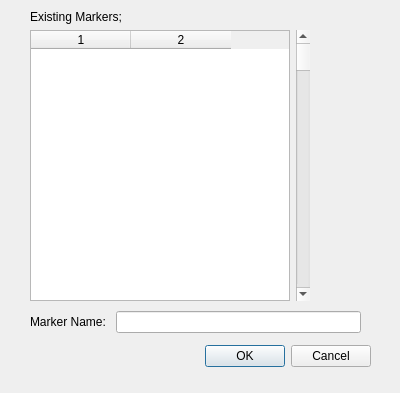
<?xml version="1.0" encoding="UTF-8"?>
<ui version="4.0">
 <class>MarkerDialog</class>
 <widget class="QDialog" name="MarkerDialog">
  <property name="geometry">
   <rect>
    <x>0</x>
    <y>0</y>
    <width>400</width>
    <height>393</height>
   </rect>
  </property>
  <property name="windowTitle">
   <string>Dialog</string>
  </property>
  <widget class="QDialogButtonBox" name="pMarkerDialogButtonBox">
   <property name="geometry">
    <rect>
     <x>30</x>
     <y>340</y>
     <width>341</width>
     <height>32</height>
    </rect>
   </property>
   <property name="orientation">
    <enum>Qt::Horizontal</enum>
   </property>
   <property name="standardButtons">
    <set>QDialogButtonBox::Cancel|QDialogButtonBox::Ok</set>
   </property>
  </widget>
  <widget class="QWidget" name="">
   <property name="geometry">
    <rect>
     <x>30</x>
     <y>310</y>
     <width>331</width>
     <height>24</height>
    </rect>
   </property>
   <layout class="QHBoxLayout" name="horizontalLayout">
    <item>
     <widget class="QLabel" name="label">
      <property name="text">
       <string>Marker Name: </string>
      </property>
     </widget>
    </item>
    <item>
     <widget class="QLineEdit" name="lineEdit"/>
    </item>
   </layout>
  </widget>
  <widget class="QWidget" name="">
   <property name="geometry">
    <rect>
     <x>30</x>
     <y>10</y>
     <width>280</width>
     <height>291</height>
    </rect>
   </property>
   <layout class="QVBoxLayout" name="verticalLayout">
    <item>
     <widget class="QLabel" name="label_2">
      <property name="text">
       <string>Existing Markers;</string>
      </property>
     </widget>
    </item>
    <item>
     <layout class="QHBoxLayout" name="horizontalLayout_2">
      <item>
       <widget class="QTableWidget" name="pMarkerTable">
        <property name="columnCount">
         <number>2</number>
        </property>
        <column/>
        <column/>
       </widget>
      </item>
      <item>
       <widget class="QScrollBar" name="pMarkerVscroll">
        <property name="orientation">
         <enum>Qt::Vertical</enum>
        </property>
       </widget>
      </item>
     </layout>
    </item>
   </layout>
  </widget>
 </widget>
 <resources/>
 <connections>
  <connection>
   <sender>pMarkerDialogButtonBox</sender>
   <signal>accepted()</signal>
   <receiver>MarkerDialog</receiver>
   <slot>accept()</slot>
   <hints>
    <hint type="sourcelabel">
     <x>248</x>
     <y>254</y>
    </hint>
    <hint type="destinationlabel">
     <x>157</x>
     <y>274</y>
    </hint>
   </hints>
  </connection>
  <connection>
   <sender>pMarkerDialogButtonBox</sender>
   <signal>rejected()</signal>
   <receiver>MarkerDialog</receiver>
   <slot>reject()</slot>
   <hints>
    <hint type="sourcelabel">
     <x>316</x>
     <y>260</y>
    </hint>
    <hint type="destinationlabel">
     <x>286</x>
     <y>274</y>
    </hint>
   </hints>
  </connection>
 </connections>
</ui>
